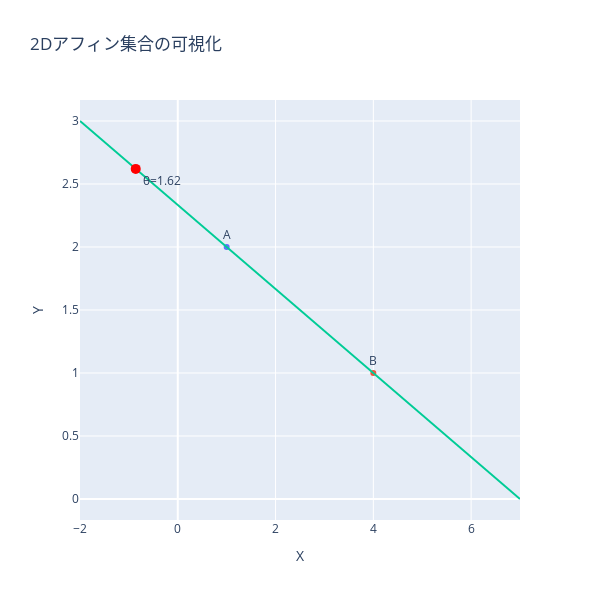

Notebook code for this chart:
### Markdown cell above
#### アフィン集合

### Code cell
import numpy as np
import plotly.graph_objs as go
import ipywidgets as widgets
from IPython.display import display

# 2点を定義
A = np.array([1, 2])
B = np.array([4, 1])

# スライダー
theta_slider = widgets.FloatSlider(
    value=0.5, min=-1, max=2, step=0.01, description='θ:',
    continuous_update=True
)

# 描画関数
def update_plot(theta):
    affine_point = theta * A + (1 - theta) * B
    
    fig = go.Figure()
    # 点A, B
    fig.add_trace(go.Scatter(x=[A[0]], y=[A[1]], mode='markers+text', name='A',
                             text=["A"], textposition='top center'))
    fig.add_trace(go.Scatter(x=[B[0]], y=[B[1]], mode='markers+text', name='B',
                             text=["B"], textposition='top center'))
    
    # AとBを結ぶ線分（アフィン直線）
    line_t = np.linspace(-1, 2, 100)
    points = np.outer(line_t, A) + np.outer(1 - line_t, B)
    fig.add_trace(go.Scatter(x=points[:, 0], y=points[:, 1], mode='lines', name='Affine line'))

    # 現在のアフィン結合点
    fig.add_trace(go.Scatter(x=[affine_point[0]], y=[affine_point[1]],
                             mode='markers+text', name='Affine Combo',
                             marker=dict(size=10, color='red'),
                             text=[f'θ={theta:.2f}'], textposition='bottom right'))
    
    fig.update_layout(title="2Dアフィン集合の可視化",
                      xaxis_title="X",
                      yaxis_title="Y",
                      width=600,
                      height=600,
                      showlegend=False)
    fig.show()

# スライダーに連動
widgets.interact(update_plot, theta=theta_slider)

### Figure 1 — Plotly figure (JSON) as saved in the notebook; plotly's stock layout.template omitted (floating-point values rounded to 4 significant figures)
{"data": [{"mode": "markers+text", "name": "A", "text": ["A"], "textposition": "top center", "type": "scatter", "x": [1], "y": [2]}, {"mode": "markers+text", "name": "B", "text": ["B"], "textposition": "top center", "type": "scatter", "x": [4], "y": [1]}, {"mode": "lines", "name": "Affine line", "type": "scatter", "x": [7, 6.909, 6.818, 6.727, 6.636, 6.545, 6.455, 6.364, 6.273, 6.182, 6.091, 6.0, 5.909, 5.818, 5.727, 5.636, 5.545, 5.455, 5.364, 5.273, 5.182, 5.091, 5, 4.909, 4.818, 4.727, 4.636, 4.545, 4.455, 4.364, 4.273, 4.182, 4.091, 4, 3.909, 3.818, 3.727, 3.636, 3.545, 3.455, 3.364, 3.273, 3.182, 3.091, 3.0, 2.909, 2.818, 2.727, 2.636, 2.545, 2.455, 2.364, 2.273, 2.182, 2.091, 2.0, 1.909, 1.818, 1.727, 1.636, 1.545, 1.455, 1.364, 1.273, 1.182, 1.091, 1, 0.9091, 0.8182, 0.7273, 0.6364, 0.5455, 0.4545, 0.3636, 0.2727, 0.1818, 0.09091, -4.441e-16, -0.09091, -0.1818, -0.2727, -0.3636, -0.4545, -0.5455, -0.6364, -0.7273, -0.8182, -0.9091, -1.0, -1.091, -1.182, -1.273, -1.364, -1.455, -1.545, -1.636, -1.727, -1.818, -1.909, -2], "y": [0, 0.0303, 0.06061, 0.09091, 0.1212, 0.1515, 0.1818, 0.2121, 0.2424, 0.2727, 0.303, 0.3333, 0.3636, 0.3939, 0.4242, 0.4545, 0.4848, 0.5152, 0.5455, 0.5758, 0.6061, 0.6364, 0.6667, 0.697, 0.7273, 0.7576, 0.7879, 0.8182, 0.8485, 0.8788, 0.9091, 0.9394, 0.9697, 1, 1.03, 1.061, 1.091, 1.121, 1.152, 1.182, 1.212, 1.242, 1.273, 1.303, 1.333, 1.364, 1.394, 1.424, 1.455, 1.485, 1.515, 1.545, 1.576, 1.606, 1.636, 1.667, 1.697, 1.727, 1.758, 1.788, 1.818, 1.848, 1.879, 1.909, 1.939, 1.97, 2, 2.03, 2.061, 2.091, 2.121, 2.152, 2.182, 2.212, 2.242, 2.273, 2.303, 2.333, 2.364, 2.394, 2.424, 2.455, 2.485, 2.515, 2.545, 2.576, 2.606, 2.636, 2.667, 2.697, 2.727, 2.758, 2.788, 2.818, 2.848, 2.879, 2.909, 2.939, 2.97, 3]}, {"marker": {"color": "red", "size": 10}, "mode": "markers+text", "name": "Affine Combo", "text": ["θ=1.62"], "textposition": "bottom right", "type": "scatter", "x": [-0.86], "y": [2.62]}], "layout": {"height": 600, "showlegend": false, "title": {"text": "2Dアフィン集合の可視化"}, "width": 600, "xaxis": {"title": {"text": "X"}}, "yaxis": {"title": {"text": "Y"}}}}
